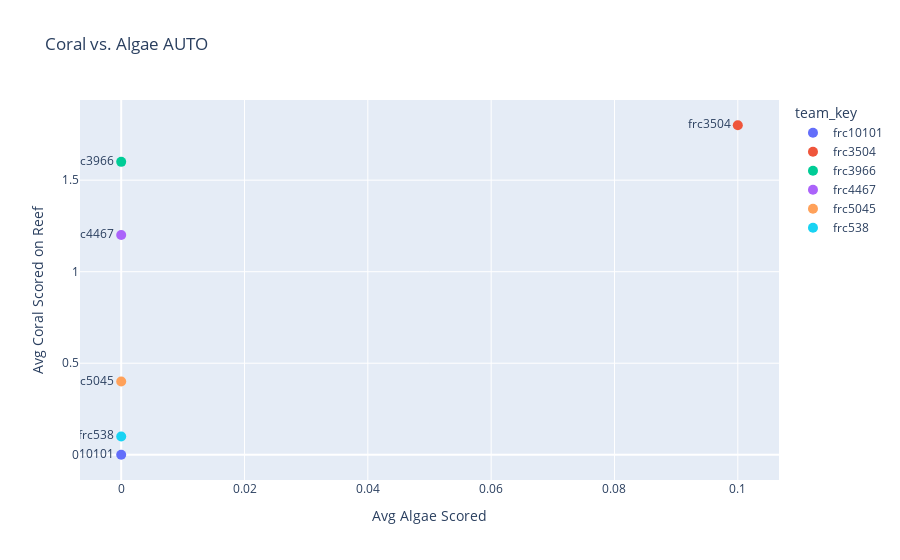

The code cell stored with this chart in its notebook:
### Code cell
import pandas as pd
import plotly.express as px
df = pd.read_csv("data/2025tnkn/match_scouting.csv")
teams = ["frc3504", "frc4467", "frc10101", "frc5045", "frc538", "frc3966"]
selected_teams = df[df["team_key"].isin(teams)]

# Coral scored on reef vs. auto scored
avg = selected_teams.groupby("team_key").mean(numeric_only = True).reset_index()
fig = px.scatter(avg, x = "totalAutoAlgae", y = "totalAutoCoral", color = "team_key", text = "
                 title = "Coral vs. Algae AUTO")
fig.update_layout(xaxis_title = "Avg Algae Scored", yaxis_title = "Avg Coral Scored on Reef")
fig.update_traces(marker = dict(
                                symbol = "circle", size = 10),
                  textposition = "middle left")
fig.show()

### Figure 1 — Plotly figure (JSON) as saved in the notebook; plotly's stock layout.template omitted (floating-point values rounded to 4 significant figures)
{"data": [{"hovertemplate": "team_key=%{text}<br>totalAutoAlgae=%{x}<br>totalAutoCoral=%{y}<extra></extra>", "legendgroup": "frc10101", "marker": {"color": "#636efa", "size": 10, "symbol": "circle"}, "mode": "markers+text", "name": "frc10101", "orientation": "v", "showlegend": true, "text": ["frc10101"], "textposition": "middle left", "type": "scatter", "x": [0.0], "xaxis": "x", "y": [0.0], "yaxis": "y"}, {"hovertemplate": "team_key=%{text}<br>totalAutoAlgae=%{x}<br>totalAutoCoral=%{y}<extra></extra>", "legendgroup": "frc3504", "marker": {"color": "#EF553B", "size": 10, "symbol": "circle"}, "mode": "markers+text", "name": "frc3504", "orientation": "v", "showlegend": true, "text": ["frc3504"], "textposition": "middle left", "type": "scatter", "x": [0.1], "xaxis": "x", "y": [1.8], "yaxis": "y"}, {"hovertemplate": "team_key=%{text}<br>totalAutoAlgae=%{x}<br>totalAutoCoral=%{y}<extra></extra>", "legendgroup": "frc3966", "marker": {"color": "#00cc96", "size": 10, "symbol": "circle"}, "mode": "markers+text", "name": "frc3966", "orientation": "v", "showlegend": true, "text": ["frc3966"], "textposition": "middle left", "type": "scatter", "x": [0.0], "xaxis": "x", "y": [1.6], "yaxis": "y"}, {"hovertemplate": "team_key=%{text}<br>totalAutoAlgae=%{x}<br>totalAutoCoral=%{y}<extra></extra>", "legendgroup": "frc4467", "marker": {"color": "#ab63fa", "size": 10, "symbol": "circle"}, "mode": "markers+text", "name": "frc4467", "orientation": "v", "showlegend": true, "text": ["frc4467"], "textposition": "middle left", "type": "scatter", "x": [0.0], "xaxis": "x", "y": [1.2], "yaxis": "y"}, {"hovertemplate": "team_key=%{text}<br>totalAutoAlgae=%{x}<br>totalAutoCoral=%{y}<extra></extra>", "legendgroup": "frc5045", "marker": {"color": "#FFA15A", "size": 10, "symbol": "circle"}, "mode": "markers+text", "name": "frc5045", "orientation": "v", "showlegend": true, "text": ["frc5045"], "textposition": "middle left", "type": "scatter", "x": [0.0], "xaxis": "x", "y": [0.4], "yaxis": "y"}, {"hovertemplate": "team_key=%{text}<br>totalAutoAlgae=%{x}<br>totalAutoCoral=%{y}<extra></extra>", "legendgroup": "frc538", "marker": {"color": "#19d3f3", "size": 10, "symbol": "circle"}, "mode": "markers+text", "name": "frc538", "orientation": "v", "showlegend": true, "text": ["frc538"], "textposition": "middle left", "type": "scatter", "x": [0.0], "xaxis": "x", "y": [0.1], "yaxis": "y"}], "layout": {"legend": {"title": {"text": "team_key"}, "tracegroupgap": 0}, "title": {"text": "Coral vs. Algae AUTO"}, "xaxis": {"anchor": "y", "domain": [0, 1], "title": {"text": "Avg Algae Scored"}}, "yaxis": {"anchor": "x", "domain": [0, 1], "title": {"text": "Avg Coral Scored on Reef"}}}}
